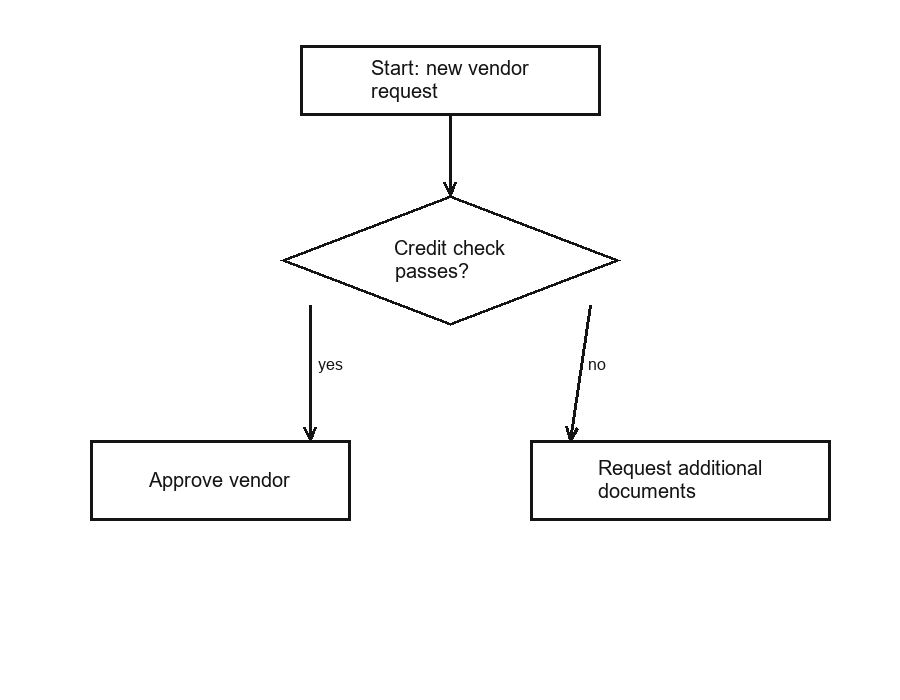
#> input picture tests/fixtures/flowchart_clean.png, 900 x 700 px
$ python run_adapter.py --input tests/fixtures/flowchart_clean.png --output-dir out
#> lines starting #> are read from the running program, lines starting #| are printed output that depends on the picture; after the words box and inside, x2 and y2 are one past the last pixel; in counts of white or black regions, pixels touching at a corner belong together
### adapters/diagram/adapter.py
"""Diagram adapter: .png/.jpg -> common schema.

Detection + reconstruction, per CLAUDE.md Phase 3 — deliberately NOT a
single raw VLM prompt against the whole image. Shape detection (OpenCV
contours) finds nodes; line detection (Hough transform) finds connectors;
nodes and edges are reconstructed into the schema from that geometry.
Label text (inside nodes, alongside edges) goes through the same OCR path
as the document adapter — this adapter has no separate text-reading logic
of its own for labels.

Public entry points, matching the other adapters' shape:
    parse_diagram(path)   -> generator yielding Region objects, one per
                              detected node then one per detected edge.
    build_artifact(path)  -> dict, the full common-schema artifact.

Honestly scoped (see README): this reliably handles clean, computer-drawn
diagrams like the test fixture — solid rectangles/diamonds, solid-line
connectors, no visual noise. It is not claimed to handle hand-drawn or
photographed real-world diagrams; that would need a fundamentally more
robust detector (trained shape/arrow detection, not classical contour +
Hough), which is out of scope for this prototype.

Node detection: cv2.findContours + approxPolyDP. A closed contour with
~4 vertices and a large enclosed area is a candidate node; whether its
edges are axis-aligned (rectangle) or diagonal (diamond/decision) comes
from the actual angle of each edge relative to horizontal — a real
geometric signal, not a guess.

Edge detection: node bounding boxes are masked out of the binary image
first, so cv2.HoughLinesP only sees connector strokes, never a node's own
border. Each retained line segment is matched to the two nearest nodes by
endpoint distance (real signal: how close is this endpoint to a node's
boundary), and its direction (from -> to) is inferred from which endpoint
has denser dark-pixel mass nearby — a real proxy for "this is where the
arrowhead is," not an assumption about diagrams flowing top-to-bottom.

Confidence:
    - nodes: driven by how clean the polygon approximation is (exactly 4
      vertices, low corner-angle error) — a real detection-quality signal.
    - edges: driven mainly by how clearly one endpoint shows denser,
      arrowhead-like pixel convergence than the other (see "Edge detection"
      above) — how confidently the *direction* claim can be made — with a
      secondary penalty for a poor endpoint-to-node geometric match.
      Endpoint-to-node distance alone was tried first and rejected: on the
      test fixture every arrow was drawn with a similarly small gap to its
      target node, so that signal came out nearly identical across all
      three edges — the exact "scored the same, not independently verified"
      failure this adapter is supposed to avoid. Edge confidence is capped
      below node confidence by construction either way, because "there is a
      shape here" is a fundamentally more certain claim than "this shape
      connects to that one in this direction" — reconstructed topology, not
      a direct read.
    - label text: EasyOCR's own per-detection confidence, exactly like the
      document adapter — or 0.0 with text=None when the OCR engine isn't
      available.
"""

from __future__ import annotations

import math
from pathlib import Path
from typing import Iterator

import cv2
import numpy as np

from adapters.common.ocr import ocr_engine_status, read_label
from adapters.common.schema import Artifact, Check, Region, Relationship, Source, sha256_of_file

ADAPTER_NAME = "Diagram adapter"
ADAPTER_VERSION = "0.1.0"

MIN_NODE_AREA = 3000  # px^2 — below this, a closed contour is noise, not a node
AXIS_ALIGNED_TOLERANCE_DEG = 20  # how far from horizontal/vertical an edge can be and still count as "axis-aligned"
NODE_PADDING = 10  # px, grown around a node's bbox before masking it out for edge detection
HOUGH_MIN_LINE_LENGTH = 40  # px — shorter than this is treated as arrowhead clutter, not a connector shaft
HOUGH_MAX_LINE_GAP = 8
ENDPOINT_TO_NODE_MAX_DIST = 45  # px — how far an edge endpoint can be from a node and still count as touching it
ARROWHEAD_PROBE_RADIUS = 14  # px, neighborhood used to detect which endpoint has the arrowhead

# Circle/ellipse nodes: a true ellipse's contour-area-to-bounding-box-area
# ratio is pi/4 (~0.7854) regardless of aspect ratio (area = pi*a*b, bbox
# area = (2a)(2b) = 4ab) — unlike the rectangle/diamond bands, this one
# constant works whether the shape is a perfect circle or a stretched
# ellipse. It's a pre-filter, not proof: a rounded-corner rectangle could
# land in the same band by coincidence, so cv2.fitEllipse + a real fit-error
# measurement (below) is what actually confirms it.
ELLIPSE_FILL_RATIO_MIN = 0.70
ELLIPSE_FILL_RATIO_MAX = 0.86
ELLIPSE_MIN_CONTOUR_POINTS = 8  # cv2.fitEllipse requires >=5; a few more avoids fitting noise
ELLIPSE_FIT_ERROR_TIGHT = 0.03  # mean normalized radial error at/below this -> top confidence band
ELLIPSE_FIT_ERROR_MAX = 0.12  # mean normalized radial error above this -> not a real ellipse, discarded
NODE_DEDUP_IOU_THRESHOLD = 0.5  # bbox overlap above this -> same physical shape, keep only the larger candidate
# How far in from a node-circle's bbox to crop before OCR. A rectangle's
# flat edge sits well clear of its own label at any padding, but an
# ellipse/circle's boundary curves in close to the bbox near the label —
# cropping the raw bbox reliably fed the curved border into Tesseract's
# layout analysis alongside the label text and it dropped the text entirely
# (measured directly on this adapter's own circle/ellipse fixture: bbox-crop
# OCR returned nothing for "Start"/"Valid?"/"End" even though the text
# renders cleanly; insetting past the curve fixed it). Scoped to node-circle
# only — confirmed by direct test that the existing node-decision (diamond)
# OCR path on flowchart_clean.png is a separate, already-working case this
# change does not touch.
ELLIPSE_LABEL_INSET_X_FRAC = 0.22
ELLIPSE_LABEL_INSET_Y_FRAC = 0.30


def _load_binary(path: str | Path) -> np.ndarray:
    img = cv2.imread(str(path), cv2.IMREAD_GRAYSCALE)
#> img is the input picture: shape (700, 900); min 20, max 255, mean 250
    if img is None:
        raise ValueError(f"could not read '{path}' as an image (unsupported format or corrupt file)")
    _, binary = cv2.threshold(img, 127, 255, cv2.THRESH_BINARY_INV)
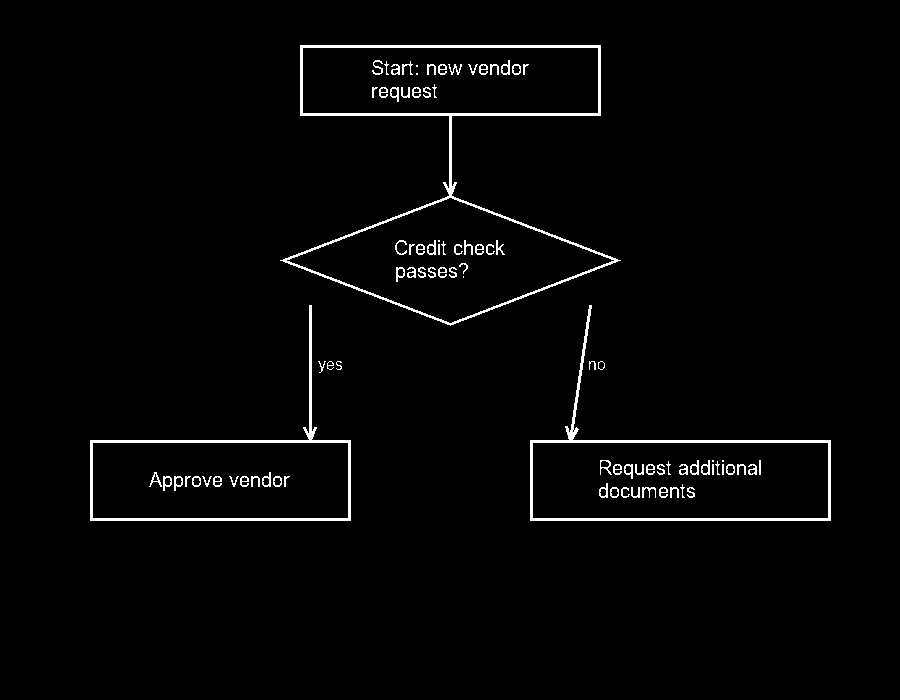
#> binary: shape (700, 900); 2.1% white; 91 white regions (6 under 20 px)
    return binary


def _edge_angles_deg(pts: np.ndarray) -> list[float]:
    # approxPolyDP has historically returned points shaped (N, 1, 2); reshape
    # defensively to (N, 2) so this doesn't silently break the way the
    # HoughLinesP parsing below did if a future OpenCV version flattens this
    # output too. Confirmed unchanged (still (N, 1, 2)) on OpenCV 5.0.0.
    pts = np.asarray(pts).reshape(-1, 2)
    angles = []
    n = len(pts)
    for i in range(n):
        x0, y0 = pts[i]
        x1, y1 = pts[(i + 1) % n]
        angles.append(abs(math.degrees(math.atan2(y1 - y0, x1 - x0))) % 180)
    return angles


def _is_axis_aligned(angles: list[float]) -> bool:
    def near(a, target):
        return min(abs(a - target), abs(a - target - 180)) <= AXIS_ALIGNED_TOLERANCE_DEG

    return all(near(a, 0) or near(a, 90) for a in angles)


# [38 lines left out: functions _ellipse_fit_error, _ellipse_confidence, not called in this run]


def _bbox_iou(a: tuple[int, int, int, int], b: tuple[int, int, int, int]) -> float:
    ax0, ay0, ax1, ay1 = a
    bx0, by0, bx1, by1 = b
    ix0, iy0 = max(ax0, bx0), max(ay0, by0)
    ix1, iy1 = min(ax1, bx1), min(ay1, by1)
    if ix1 <= ix0 or iy1 <= iy0:
        return 0.0
    inter = (ix1 - ix0) * (iy1 - iy0)
    area_a = (ax1 - ax0) * (ay1 - ay0)
    area_b = (bx1 - bx0) * (by1 - by0)
    union = area_a + area_b - inter
    return inter / union if union > 0 else 0.0


def _dedup_nodes(nodes: list[dict]) -> list[dict]:
    """A drawn shape's outline is a thin ring; cv2.findContours (RETR_LIST)
    returns the ring's outer edge and its inner edge as two separate closed
    contours, and both can independently pass shape checks — registering
    the same physical shape twice at nearly the same bbox. Observed and
    real on the circle/ellipse fixture (the outer and inner boundary of a
    drawn circle's stroke are both very close to the pi/4 fill-ratio band
    and both fit an ellipse cleanly). This never fired on the existing
    rectangle/diamond fixture — there, only one of the two contours per
    shape ever survived approxPolyDP's 4-vertex test, so this is a real gap
    the circle path surfaces, not a change to prior behavior. Keep the
    larger (outer, visually more accurate) of any two heavily-overlapping
    candidates.
    """
    # Prefer a clean rectangle/diamond match over a "node-circle" match at
    # (nearly) the same bbox, before falling back to area. A real, confirmed
    # case this matters for: an ordinary rectangle's stroke produces both an
    # outer and inner ring contour (the same duplicate-ring issue already
    # known for circles); if anti-aliasing nudges the *outer* ring's corner
    # count to 5 instead of 4, it can fall through to the ellipse check
    # instead, and — since a squarish shape can coincidentally clear the
    # ellipse fill-ratio band and fit error too — get misclassified as
    # node-circle. The *inner* ring usually still resolves to a clean
    # 4-vertex rectangle. Area-only tie-breaking would keep the larger,
    # wrongly-classified outer/ellipse candidate every time, since a
    # stroke's outer ring is always slightly bigger than its inner one.
    # Reproduced directly on tests/fixtures/sequence_diagram_clean.png's
    # actor boxes before this fix (all three came back "node-circle").
    # Area still breaks ties within the same shape category — that's the
    # genuine ring-duplicate case (two node-circle candidates for one real
    # circle), unaffected by this change.
    def _dedup_sort_key(n: dict) -> tuple[bool, float]:
        return (n["shape"] == "node-circle", -n["area"])

    kept: list[dict] = []
    for cand in sorted(nodes, key=_dedup_sort_key):
        if any(_bbox_iou(cand["bbox"], k["bbox"]) > NODE_DEDUP_IOU_THRESHOLD for k in kept):
            continue
        kept.append(cand)
    return kept


def _detect_nodes(binary: np.ndarray) -> list[dict]:
    contours, hierarchy = cv2.findContours(binary, cv2.RETR_LIST, cv2.CHAIN_APPROX_SIMPLE)
#> contours = 132 contours, 33 with area under 20; largest, box (x1, y1, x2, y2) and area: (280, 45, 621, 326) 43100, (530, 305, 831, 521) 24332, (532, 442, 829, 519) 22494, (90, 305, 351, 521) 21118, (286, 197, 615, 324) 20714
    nodes = []
    for contour in contours:
        area = cv2.contourArea(contour)
        if area < MIN_NODE_AREA:
            continue
        perimeter = cv2.arcLength(contour, True)
        x, y, w, h = cv2.boundingRect(contour)
        # 0.02*perimeter alone under-serves a thin, elongated shape (e.g. a
        # UML sequence diagram's activation bar, ~15px wide x 300px tall):
        # its perimeter is dominated by the long dimension, so that epsilon
        # can exceed the shape's own short dimension and Douglas-Peucker
        # collapses two long parallel sides down to a single line, losing
        # 2 of the 4 real corners. Capping epsilon relative to min(w, h) too
        # keeps thin shapes' corners intact without changing anything for
        # normally-proportioned shapes, where min(w, h) is large enough that
        # this second term never binds — verified directly: this fixes a
        # real, reproducing 4-vertex-detection failure on
        # tests/fixtures/sequence_diagram_clean.png's activation bars
        # without changing a single node/edge count on flowchart_clean.png
        # or flowchart_with_circle.png.
        epsilon = max(1.0, min(0.02 * perimeter, 0.4 * min(w, h)))
        approx = cv2.approxPolyDP(contour, epsilon, True)
        bbox_area = w * h
        fill_ratio = area / bbox_area if bbox_area else 0

        if len(approx) == 4:
            angles = _edge_angles_deg(approx)
            axis_aligned = _is_axis_aligned(angles)
            # A rectangle's contour area should nearly fill its bounding box; a
            # diamond's fills roughly half of it (its bbox corners are outside
            # the shape). Both are real, distinct, measurable signals.
            if axis_aligned and fill_ratio > 0.85:
                shape = "node"
                confidence = 0.97 if fill_ratio > 0.93 else 0.90
            elif not axis_aligned and 0.35 < fill_ratio < 0.65:
                shape = "node-decision"
                confidence = 0.93 if 0.45 < fill_ratio < 0.55 else 0.85
            else:
                # 4 vertices but neither clean rectangle nor clean diamond —
                # still worth surfacing, honestly flagged as uncertain rather
                # than forced into one bucket.
                shape = "node"
                confidence = 0.6
            nodes.append({"bbox": (x, y, x + w, y + h), "shape": shape, "confidence": confidence, "area": area})
            continue

        # Not a clean 4-vertex polygon — before giving up (the prior
        # behavior for every non-quadrilateral contour), check whether it's
        # a circle/ellipse. Gated on both the fill-ratio pre-filter and a
        # minimum point count so fitEllipse isn't run on tiny/degenerate
        # contours.
        if len(contour) >= ELLIPSE_MIN_CONTOUR_POINTS and ELLIPSE_FILL_RATIO_MIN <= fill_ratio <= ELLIPSE_FILL_RATIO_MAX:
            ellipse = cv2.fitEllipse(contour)
            fit_error = _ellipse_fit_error(contour, ellipse)
            if fit_error <= ELLIPSE_FIT_ERROR_MAX:
                confidence = _ellipse_confidence(fit_error)
                nodes.append(
                    {"bbox": (x, y, x + w, y + h), "shape": "node-circle", "confidence": confidence, "area": area}
                )
#> this loop made 132 passes
#> (area, perimeter, x, y, w, h, epsilon, bbox_area) on passes 62, 63, 100, 131: (22494, 741.7, 532, 442, 297, 77, 14.83, 22869), (19454, 661.7, 92, 442, 257, 77, 13.23, 19789), (20714, 760.4, 286, 197, 329, 127, 15.21, 41783), (19534, 721.7, 302, 47, 297, 67, 14.43, 19899)
#> after the loop, nodes = 4 items
        # else: neither rectangle, diamond, nor circle/ellipse — honestly
        # missed, same as any other unrecognized shape (see README's "Known
        # limitations").

    nodes = _dedup_nodes(nodes)
#> the loop in _dedup_nodes, `for cand in sorted(nodes, key=_dedup_sort_key):` made 4 passes
    # Reading order: top-to-bottom, then left-to-right.
    nodes.sort(key=lambda n: (n["bbox"][1], n["bbox"][0]))
    return nodes


def _mask_out_nodes(binary: np.ndarray, nodes: list[dict]) -> np.ndarray:
    masked = binary.copy()
    for node in nodes:
        x0, y0, x1, y1 = node["bbox"]
        x0, y0 = max(0, x0 - NODE_PADDING), max(0, y0 - NODE_PADDING)
        x1, y1 = x1 + NODE_PADDING, y1 + NODE_PADDING
        masked[y0:y1, x0:x1] = 0
#> this loop made 4 passes
#> (x0, y0, x1, y1) on passes 1 to 4: (292, 37, 609, 124), (276, 187, 625, 334), (82, 432, 359, 529), (522, 432, 839, 529)
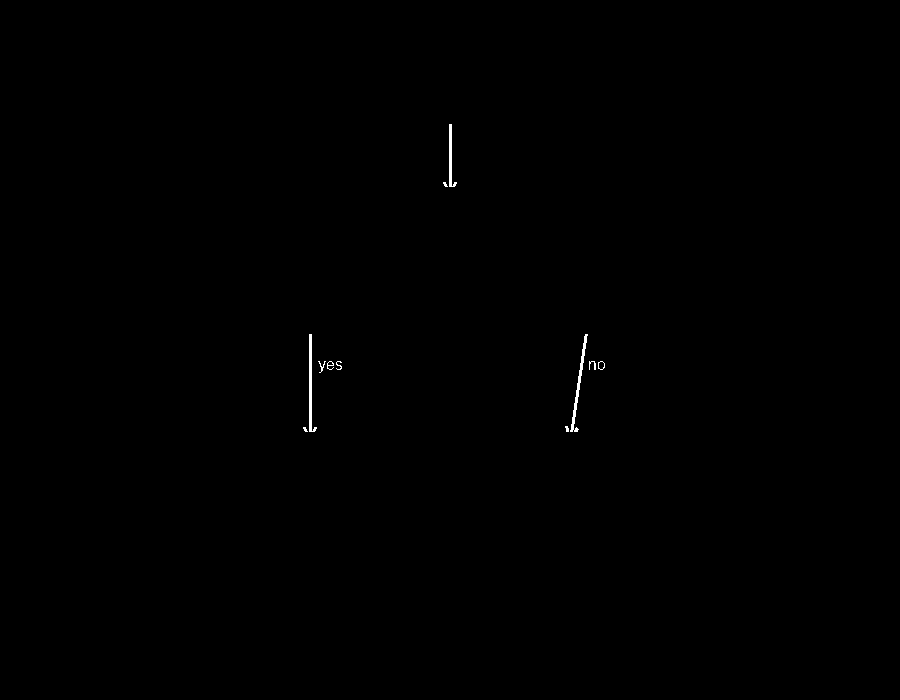
#> masked: shape (700, 900); 0.16% white; 11 white regions (3 under 20 px), largest, box (x1, y1, x2, y2) and area: (570, 334, 588, 432) 310, (309, 334, 317, 432) 309, (449, 124, 457, 187) 204
    return masked


def _point_to_bbox_dist(px: float, py: float, bbox: tuple[int, int, int, int]) -> float:
    x0, y0, x1, y1 = bbox
    dx = max(x0 - px, 0, px - x1)
    dy = max(y0 - py, 0, py - y1)
    return math.hypot(dx, dy)


def _nearest_node(px: float, py: float, nodes: list[dict]) -> tuple[int | None, float]:
    best_idx, best_dist = None, float("inf")
    for i, node in enumerate(nodes):
        d = _point_to_bbox_dist(px, py, node["bbox"])
        if d < best_dist:
            best_idx, best_dist = i, d
    return best_idx, best_dist


def _dark_pixel_density(binary: np.ndarray, x: float, y: float, radius: int) -> int:
    h, w = binary.shape
    x0, x1 = max(0, int(x - radius)), min(w, int(x + radius))
    y0, y1 = max(0, int(y - radius)), min(h, int(y + radius))
    return int(np.count_nonzero(binary[y0:y1, x0:x1]))


def _detect_edges(binary_full: np.ndarray, binary_masked: np.ndarray, nodes: list[dict]) -> list[dict]:
    lines = cv2.HoughLinesP(
        binary_masked,
        rho=1,
        theta=np.pi / 180,
        threshold=30,
        minLineLength=HOUGH_MIN_LINE_LENGTH,
        maxLineGap=HOUGH_MAX_LINE_GAP,
    )
#> lines = [[570, 431, 586, 334], [310, 431, 310, 334], [571, 431, 587, 334], [309, 431, 309, 334], [311, 431, 311, 334], [451, 186, 451, 124], [449, 186, 449, 124], [450, 186, 450, 124]]
    if lines is None:
        return []

    # cv2.HoughLinesP's return shape is not consistent across OpenCV
    # versions: historically (N, 1, 4) (each line a [1,4] sub-array), but
    # OpenCV 5.0.0 returns (N, 4) directly. np.asarray(...).reshape(-1)
    # flattens either shape to the same 4 ints, so this works regardless of
    # which shape the installed OpenCV version produces — no version
    # sniffing required.
    #
    # Cluster collinear/overlapping segments that Hough tends to split into
    # near-duplicates, keeping the longest representative of each cluster.
    segments = [tuple(int(v) for v in np.asarray(l).reshape(-1)) for l in lines]
#> segments = [(570, 431, 586, 334), (310, 431, 310, 334), (571, 431, 587, 334), (309, 431, 309, 334), (311, 431, 311, 334), (451, 186, 451, 124), (449, 186, 449, 124), (450, 186, 450, 124)]
#> (the rest of the program and of its run is left out)
